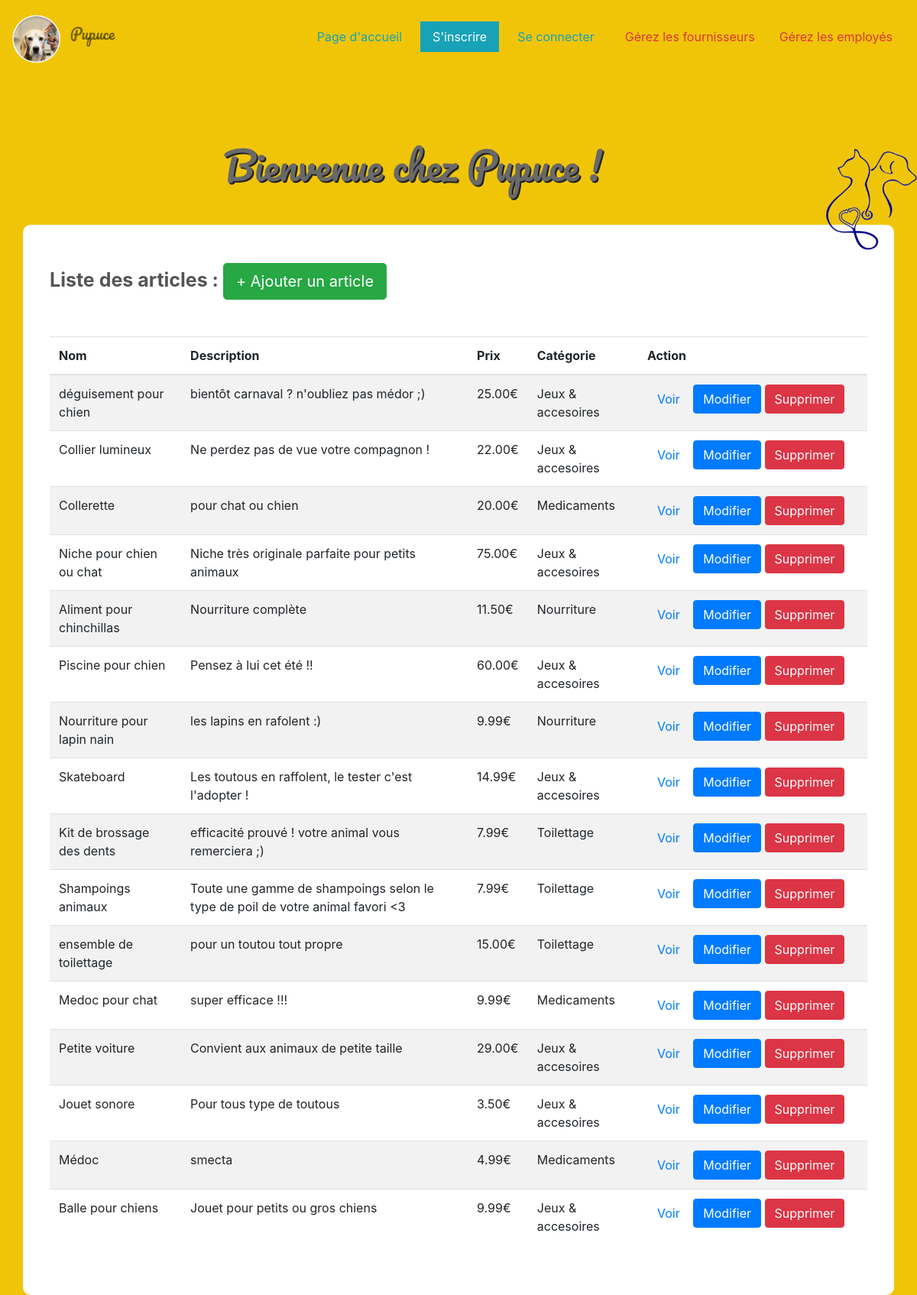
/admin/index.php (signed in), run on the app's committed database.
### tables this page shows
CREATE TABLE `items` (
  `id` int(11) NOT NULL,
  `name` varchar(100) NOT NULL,
  `description` varchar(255) NOT NULL,
  `price` float NOT NULL,
  `image` text NOT NULL,
  `category` int(11) NOT NULL,
  `quantity` int(11) DEFAULT NULL,
  `code` varchar(255) NOT NULL
);

CREATE TABLE `categories` (
  `id` int(11) NOT NULL,
  `name` varchar(100) NOT NULL
);

### admin/index.php (the view, shortened to what this page needs)
<!DOCTYPE html>
<html lang="fr">
<head>
    <link rel="stylesheet" href="https://maxcdn.bootstrapcdn.com/bootstrap/4.0.0/css/bootstrap.min.css">
    <link rel="stylesheet" href="https://use.fontawesome.com/releases/v5.1.1/css/all.css">
    <link rel="stylesheet" href="../style.css">
</head>
<body>
    <nav class="navbar navbar-light ">
        <a class="navbar-brand" href="../index.php">
            <img src="../images/pupuce.png" width="70" height="70" class="d-inline-block align-top" alt="logo">
            <span class="navbar-text pacifico mt-2">Pupuce</span>
        </a>
        <ul class="nav justify-content-end">
            <li class="nav-item">
                <a type="button" class="mr-2 nav-link btn-outline-info" href="../logout.php">Page d'accueil</a>
            </li>
            <li class="nav-item">
                <a type="button" class="mr-2 nav-link btn-outline-info  active" href="../sinscrire.php">S'inscrire</a>
            </li>
            <li class="nav-item">
                <a class="mr-2 nav-link btn-outline-info" href="../seconnecter.php">Se connecter</a>
            </li>
            <li class="nav-item">
                <a class="nav-link btn-outline-danger" href="fournisseurs/index.php">Gérez les fournisseurs</a>
            </li>
            <li class="nav-item">
                <a class="nav-link btn-outline-danger" href="employes.index.php">Gérez les employés</a>
            </li>
        </ul>
    </nav>
    <div>
        <img src="../images/veterinaire-thetford_logo.png" alt="logo" style="width: 10%;" class="float-right mt-5">
        <h1>Bienvenue chez Pupuce ! </h1>
    </div>
 <div class="tab-content" id="myTabContent">
    <div class="container admin tab-pane fade show active" id="articles">
        <div class="row">
            <h2 class="grey mb-5"><strong>Liste des articles : </strong>
            <a href="insert.php" class="btn btn-success btn-lg">+ Ajouter un article </a>
            </h2>
            <table class="table table-striped table-border">
                <thead>
                    <tr>
                        <th>Nom</th>
                        <th>Description</th>
                        <th>Prix</th>
                        <th>Catégorie</th>
                        <th>Action</th>
                    </tr>
                </thead>
                <tbody>
                    <?php
                    $db = Database::connect();
                    $statement = $db->query('SELECT items.id, items.name, items.description, items.price, categories.name AS category FROM items LEFT JOIN categories ON items.category = categories.id ORDER BY items.id DESC');
                    while($item = $statement->fetch())
                    {
                        echo '<tr>';
                            echo '<td>' . $item['name'] . '</td>';
                            echo '<td>' . $item['description'] . '</td>';
                            echo '<td>' . number_format((float)$item['price'],2, '.' ,'') . '€' . '</td>';
                            echo '<td>' . $item['category'] . '</td>';
                            echo '<td width=300>';
                                echo '<a class="btn btn-default" href="view.php?id=' . $item['id'] . '">Voir</a>';
                                echo '<a class="btn btn-primary" href="update.php?id=' . $item['id'] . '">Modifier</a>';
                                echo '<a class="btn btn-danger" href="delete.php?id=' . $item['id'] . '">Supprimer</a>';
                            echo '</td>';
                        echo '</tr>';
                    }
                    ?>
                </tbody>
            </table>
        </div>
    </div>
 </div>
</body>
</html>

### style.css (style rules this page uses)
body, .navbar { background: rgb(240, 197, 8); }
h1 { color: dimgrey; text-align: center; font-size: 50px; text-shadow: 2px 2px #222; padding: 40px 0px; font-family: 'Pacifico', cursive; }
.pacifico { font-family: 'Pacifico', cursive; }
nav { margin-bottom: 50px; }
.admin { background: #fff; padding: 50px; border-radius: 10px; }
.grey { color: #555; font-size: 25px; text-shadow: none; }

### data on the page
items: name "déguisement pour chien", description "bientôt carnaval ? n'oubliez pas médor ;)", price "25.00", category.name "Jeux & accesoires"
items: name "Collier lumineux", description "Ne perdez pas de vue votre compagnon !", price "22.00", category.name "Jeux & accesoires"
items: name "Collerette", description "pour chat ou chien", price "20.00", category.name "Medicaments"
items: name "Niche pour chien ou chat", description "Niche très originale parfaite pour petits animaux", price "75.00", category.name "Jeux & accesoires"
items: name "Aliment pour chinchillas", description "Nourriture complète", price "11.50", category.name "Nourriture"
items: name "Piscine pour chien", description "Pensez à lui cet été !!", price "60.00", category.name "Jeux & accesoires"
items: name "Nourriture pour lapin nain", description "les lapins en rafolent :)", price "9.99", category.name "Nourriture"
items: name "Skateboard", description "Les toutous en raffolent, le tester c'est l'adopter !", price "14.99", category.name "Jeux & accesoires"
items: name "Kit de brossage des dents", description "efficacité prouvé ! votre animal vous remerciera ;)", price "7.99", category.name "Toilettage"
items: name "Shampoings animaux", description "Toute une gamme de shampoings selon le type de poil de votre animal favori <3", price "7.99", category.name "Toilettage"
items: name "ensemble de toilettage", description "pour un toutou tout propre", price "15.00", category.name "Toilettage"
items: name "Medoc pour chat", description "super efficace !!!", price "9.99", category.name "Medicaments"
items: name "Petite voiture", description "Convient aux animaux de petite taille", price "29.00", category.name "Jeux & accesoires"
items: name "Jouet sonore", description "Pour tous type de toutous", price "3.50", category.name "Jeux & accesoires"
items: name "Médoc", description "smecta", price "4.99", category.name "Medicaments"
items: name "Balle pour chiens", description "Jouet pour petits ou gros chiens", price "9.99", category.name "Jeux & accesoires"
